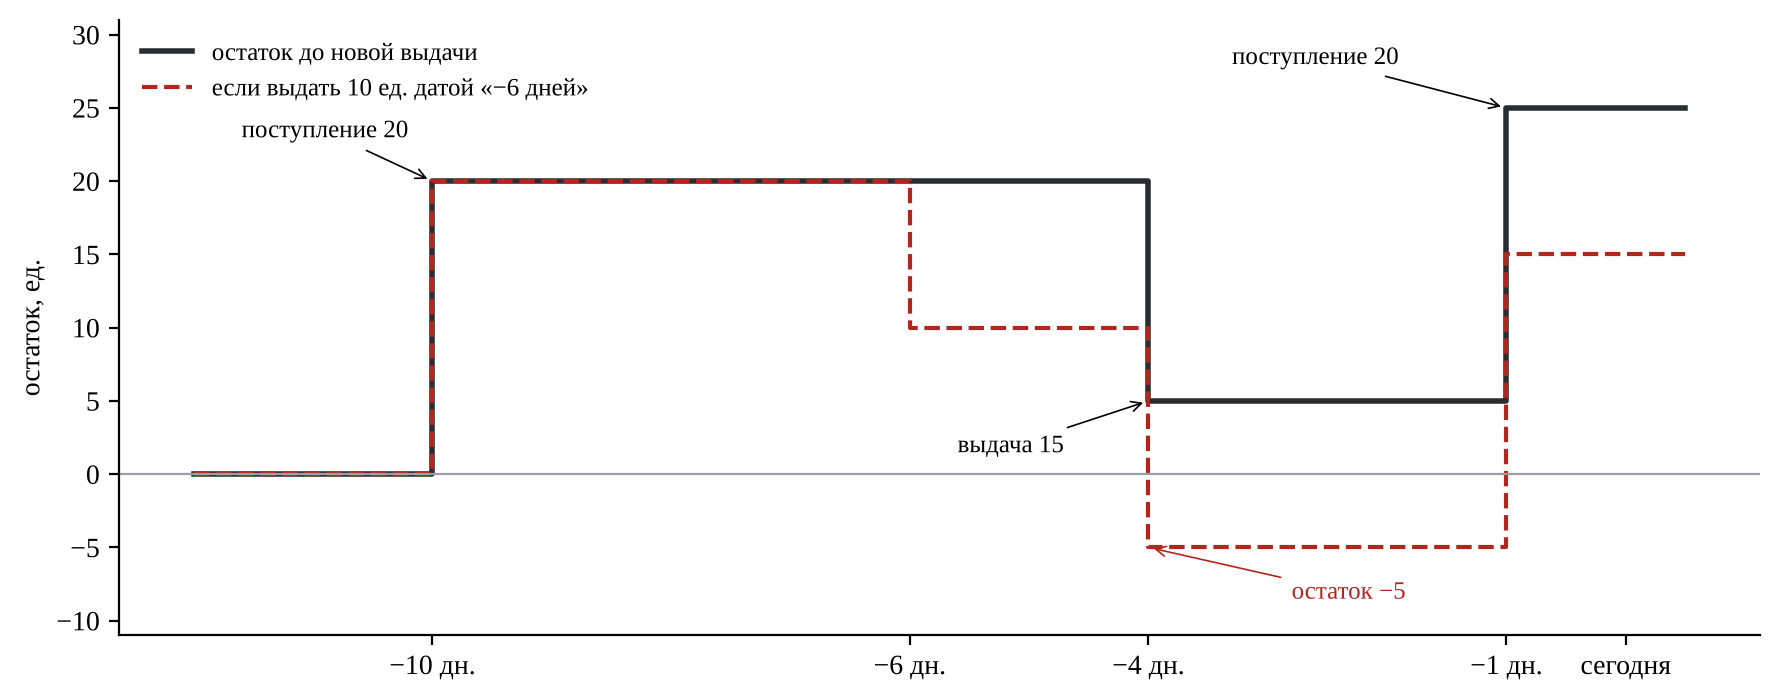

Source code (Python):
"""График: остаток товара во времени и выдача задним числом."""
import matplotlib
matplotlib.use("Agg")
import matplotlib.pyplot as plt

plt.rcParams["font.family"] = "Liberation Serif"
days = [-10, -4, -1, 0]
fig, ax = plt.subplots(figsize=(9, 3.6), dpi=200)
ax.step([-12, -10, -4, -1, 0.5], [0, 20, 5, 25, 25], where="post", color="#2b2d31", lw=2, label="остаток до новой выдачи")
ax.step([-12, -10, -6, -4, -1, 0.5], [0, 20, 10, -5, 15, 15], where="post", color="#b3261e", lw=1.5, ls="--",
        label="если выдать 10 ед. датой «−6 дней»")
ax.axhline(0, color="#9a9ea6", lw=0.8)
ax.annotate("поступление 20", (-10, 20), (-11.6, 23), fontsize=9, arrowprops=dict(arrowstyle="->", lw=0.6))
ax.annotate("выдача 15", (-4, 5), (-5.6, 1.5), fontsize=9, arrowprops=dict(arrowstyle="->", lw=0.6))
ax.annotate("поступление 20", (-1, 25), (-3.3, 28), fontsize=9, arrowprops=dict(arrowstyle="->", lw=0.6))
ax.annotate("остаток −5", (-4, -5), (-2.8, -8.5), fontsize=9, color="#b3261e", arrowprops=dict(arrowstyle="->", lw=0.6, color="#b3261e"))
ax.set_xticks([-10, -6, -4, -1, 0]); ax.set_xticklabels(["−10 дн.", "−6 дн.", "−4 дн.", "−1 дн.", "сегодня"])
ax.set_ylabel("остаток, ед.")
ax.set_ylim(-11, 31)
for s in ("top", "right"):
    ax.spines[s].set_visible(False)
ax.legend(loc="upper left", fontsize=9, frameon=False)
plt.tight_layout()
plt.savefig("balance.png", bbox_inches="tight")
